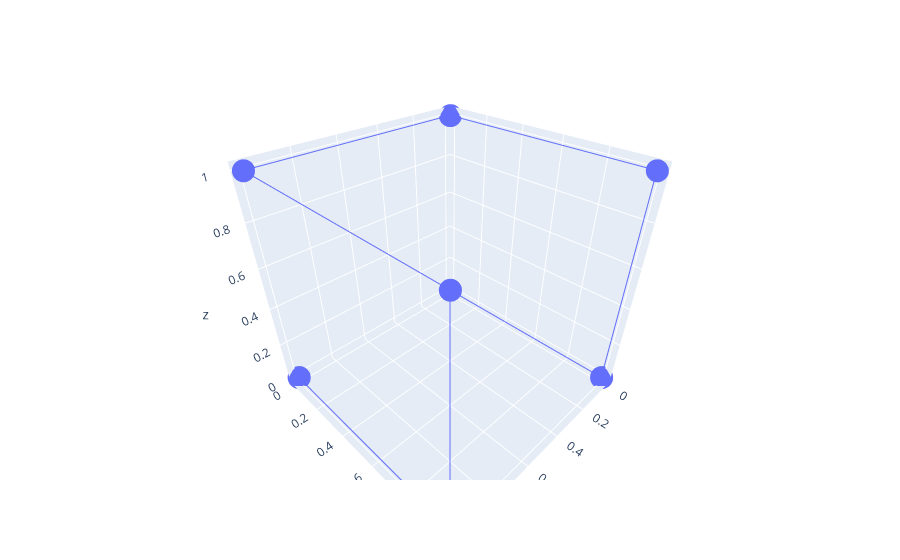

The notebook cell this image was saved under:
### Code cell
fig = go.Figure()

fig.add_trace(go.Scatter3d(x = [0,0,0,0,1,1,1,1],
                         y = [0,1,1,0,0,1,1,0],
                         z = [0,0,1,1,1,1,0,0],
                         name='hilbert-curve-3d',
                         mode='lines+markers'))

fig.update_layout(
    yaxis = dict(
      scaleanchor = "x",
      scaleratio = 1,
    ),
    xaxis = dict(
        range=(0, 2),
        constrain='domain'
    )
)
fig.show()

### Figure 1 — Plotly figure (JSON) as saved in the notebook; plotly's stock layout.template omitted (floating-point values rounded to 4 significant figures)
{"data": [{"mode": "lines+markers", "name": "hilbert-curve-3d", "type": "scatter3d", "x": [0, 0, 0, 0, 1, 1, 1, 1], "y": [0, 1, 1, 0, 0, 1, 1, 0], "z": [0, 0, 1, 1, 1, 1, 0, 0]}], "layout": {"autosize": true, "scene": {"aspectmode": "auto", "aspectratio": {"x": 1, "y": 1, "z": 1}, "camera": {"center": {"x": 0, "y": 0, "z": 0}, "eye": {"x": 1.009, "y": 1.009, "z": 1.009}, "projection": {"type": "perspective"}, "up": {"x": 0.001457, "y": -0.001455, "z": 1.0}}}, "xaxis": {"constrain": "domain", "range": [0, 2]}, "yaxis": {"scaleanchor": "x", "scaleratio": 1}}}
